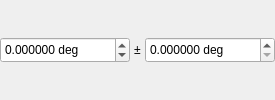
              <widget class="QFrame" name="dim_shared_rect_angle">
               <property name="frameShape">
                <enum>QFrame::Shape::NoFrame</enum>
               </property>
               <layout class="QHBoxLayout" name="hbox_shared_rect_angle">
                <property name="spacing">
                 <number>4</number>
                </property>
                <property name="leftMargin">
                 <number>0</number>
                </property>
                <property name="topMargin">
                 <number>0</number>
                </property>
                <property name="rightMargin">
                 <number>0</number>
                </property>
                <property name="bottomMargin">
                 <number>0</number>
                </property>
                <item>
                 <widget class="AdaptiveSpinBox" name="spin_shared_rect_angle_nom">
                  <property name="minimumSize">
                   <size>
                    <width>130</width>
                    <height>26</height>
                   </size>
                  </property>
                  <property name="maximumSize">
                   <size>
                    <width>130</width>
                    <height>16777215</height>
                   </size>
                  </property>
                  <property name="keyboardTracking">
                   <bool>false</bool>
                  </property>
                  <property name="suffix">
                   <string> deg</string>
                  </property>
                  <property name="decimals">
                   <number>6</number>
                  </property>
                  <property name="minimum">
                   <double>-74.998999999999995</double>
                  </property>
                  <property name="maximum">
                   <double>74.998999999999995</double>
                  </property>
                  <property name="singleStep">
                   <double>0.100000000000000</double>
                  </property>
                  <property name="value">
                   <double>0.000000000000000</double>
                  </property>
                 </widget>
                </item>
                <item>
                 <widget class="QLabel" name="plusminus_shared_rect_angle">
                  <property name="text">
                   <string>±</string>
                  </property>
                  <property name="alignment">
                   <set>Qt::AlignmentFlag::AlignCenter</set>
                  </property>
                 </widget>
                </item>
                <item>
                 <widget class="AdaptiveSpinBox" name="spin_shared_rect_angle_tol">
                  <property name="minimumSize">
                   <size>
                    <width>130</width>
                    <height>26</height>
                   </size>
                  </property>
                  <property name="maximumSize">
                   <size>
                    <width>130</width>
                    <height>16777215</height>
                   </size>
                  </property>
                  <property name="keyboardTracking">
                   <bool>false</bool>
                  </property>
                  <property name="suffix">
                   <string> deg</string>
                  </property>
                  <property name="decimals">
                   <number>6</number>
                  </property>
                  <property name="maximum">
                   <double>10000.000000000000000</double>
                  </property>
                  <property name="singleStep">
                   <double>0.100000000000000</double>
                  </property>
                  <property name="value">
                   <double>0.000000000000000</double>
                  </property>
                 </widget>
                </item>
               </layout>
              </widget>
